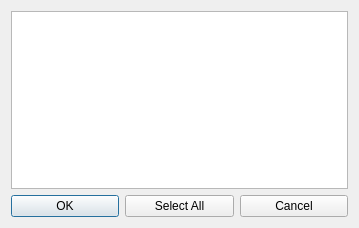
<?xml version="1.0" encoding="UTF-8"?>
<ui version="4.0">
 <class>outputZoneSelection</class>
 <widget class="QDialog" name="outputZoneSelection">
  <property name="geometry">
   <rect>
    <x>0</x>
    <y>0</y>
    <width>359</width>
    <height>228</height>
   </rect>
  </property>
  <property name="windowTitle">
   <string>Select Output Zones to Add . . .</string>
  </property>
  <layout class="QGridLayout" name="gridLayout">
   <item row="0" column="0" colspan="3">
    <widget class="QListWidget" name="listWidget">
     <property name="selectionMode">
      <enum>QAbstractItemView::ExtendedSelection</enum>
     </property>
    </widget>
   </item>
   <item row="1" column="0">
    <widget class="QPushButton" name="ok_button">
     <property name="text">
      <string>OK</string>
     </property>
     <attribute name="buttonGroup">
      <string notr="true">buttonGroup</string>
     </attribute>
    </widget>
   </item>
   <item row="1" column="1">
    <widget class="QPushButton" name="selectAll_button">
     <property name="text">
      <string>Select All</string>
     </property>
     <attribute name="buttonGroup">
      <string notr="true">buttonGroup</string>
     </attribute>
    </widget>
   </item>
   <item row="1" column="2">
    <widget class="QPushButton" name="cancel_button">
     <property name="text">
      <string>Cancel</string>
     </property>
     <attribute name="buttonGroup">
      <string notr="true">buttonGroup</string>
     </attribute>
    </widget>
   </item>
  </layout>
 </widget>
 <resources/>
 <connections/>
 <buttongroups>
  <buttongroup name="buttonGroup"/>
 </buttongroups>
</ui>
